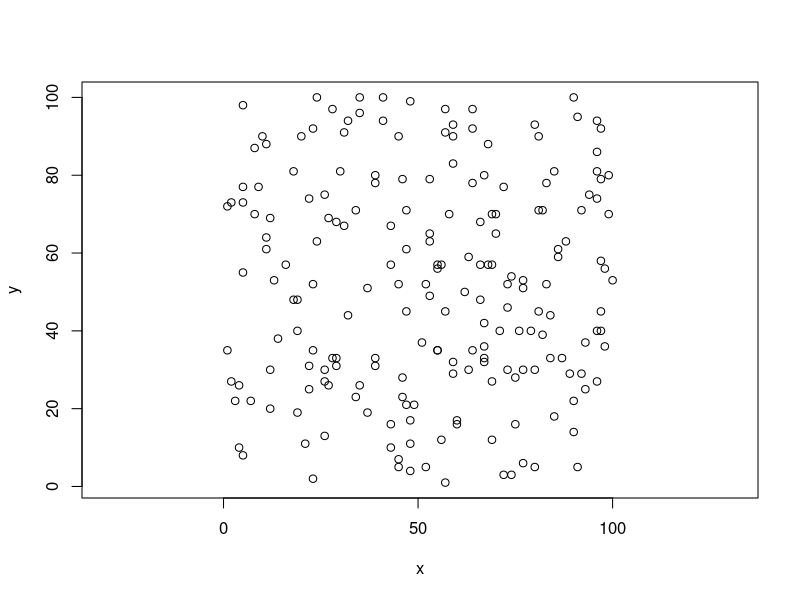

Reproduce this figure in R.
x <- sample(1:100, size = 200, replace = TRUE)
y <- sample(1:100, size = 200, replace = TRUE)
tv.df <- data.frame(x, y)
## plot
plot(tv.df, asp = TRUE)

tv.lm <- lm(y ~ x, tv.df)
summary(tv.lm)
